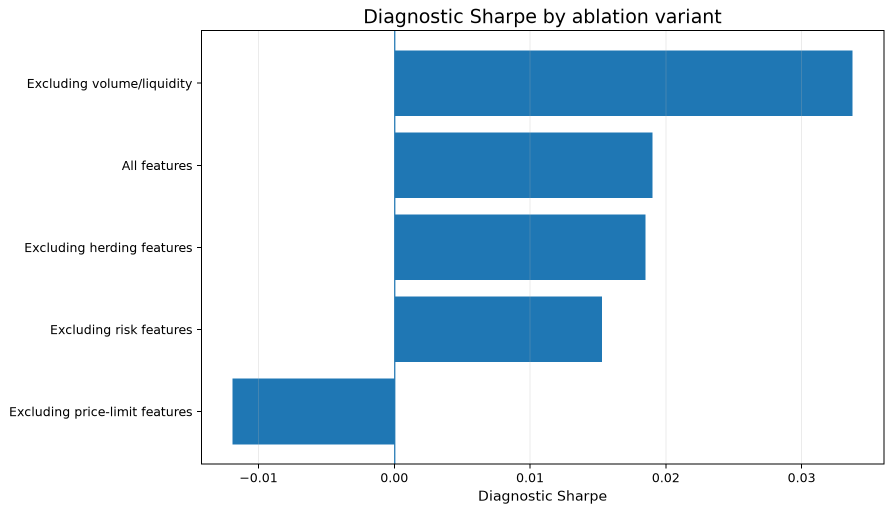
#> input picture reports/figures/ablation_diagnostic_sharpe.png, 1785 x 1026 px (shown at 1/2 size); its folder holds only this picture in this run
$ python darken_static_figures.py
#> lines starting #> are read from the running program, lines starting #| are printed output that depends on the picture; after the words box and inside, x2 and y2 are one past the last pixel; in counts of white or black regions, pixels touching at a corner belong together
from __future__ import annotations

from pathlib import Path

import numpy as np
from PIL import Image


ROOT = Path(__file__).resolve().parents[1]
FIGURES_DIR = ROOT / "reports" / "figures"


def darken_static_chart(path: Path) -> str:
    image = Image.open(path).convert("RGBA")
#> image is the input picture: PIL image 1785x1026 RGBA; mean R, G, B, A 208.5, 225.3, 237, 255
    arr = np.array(image).astype(np.uint8)

    rgb = arr[:, :, :3]
    alpha = arr[:, :, 3]
#> alpha: shape (1026, 1785); every value is 255

    r = rgb[:, :, 0].astype(float)
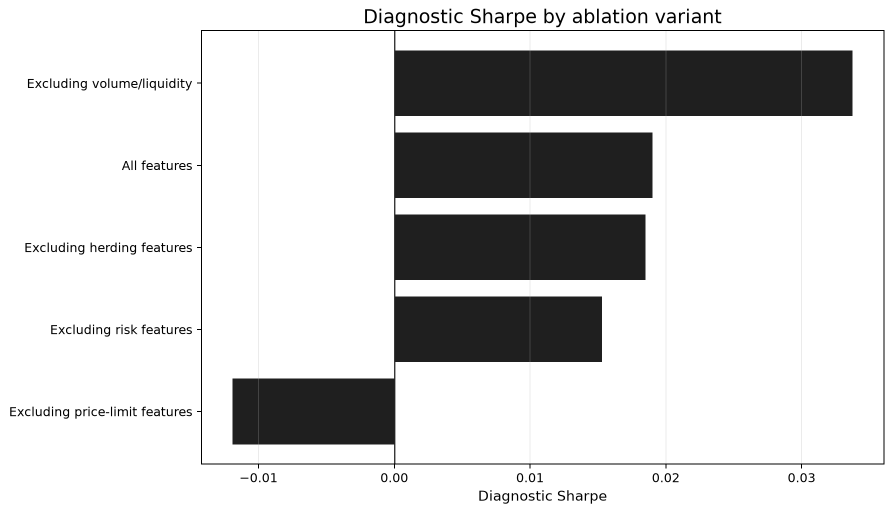
#> r: shape (1026, 1785) float64 (shown at 1/2 size); min 0, max 255, mean 208.5
    g = rgb[:, :, 1].astype(float)
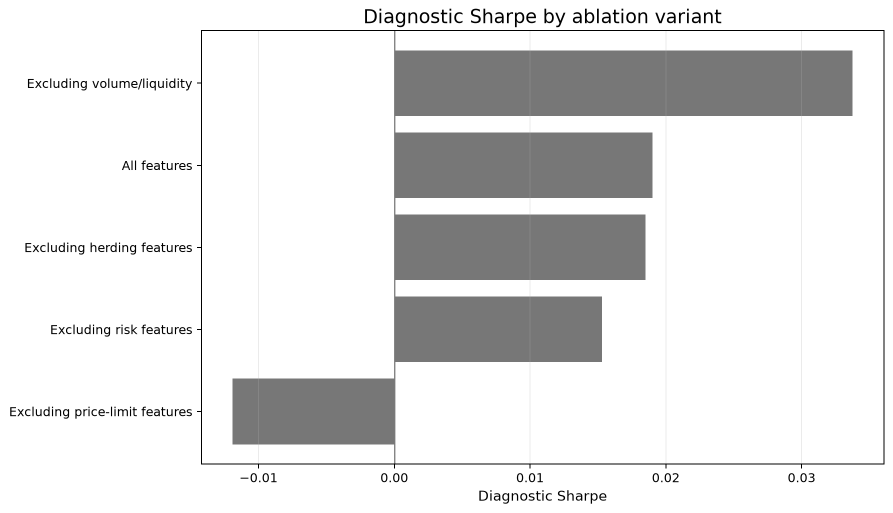
#> g: shape (1026, 1785) float64 (shown at 1/2 size); min 0, max 255, mean 225.3
    b = rgb[:, :, 2].astype(float)
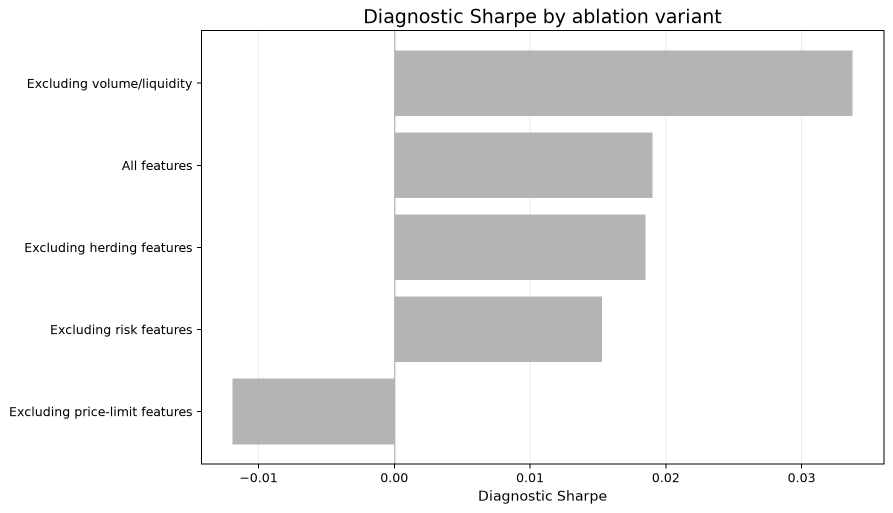
#> b: shape (1026, 1785) float64 (shown at 1/2 size); min 0, max 255, mean 237

    luma = 0.2126 * r + 0.7152 * g + 0.0722 * b
    spread = rgb.max(axis=2) - rgb.min(axis=2)
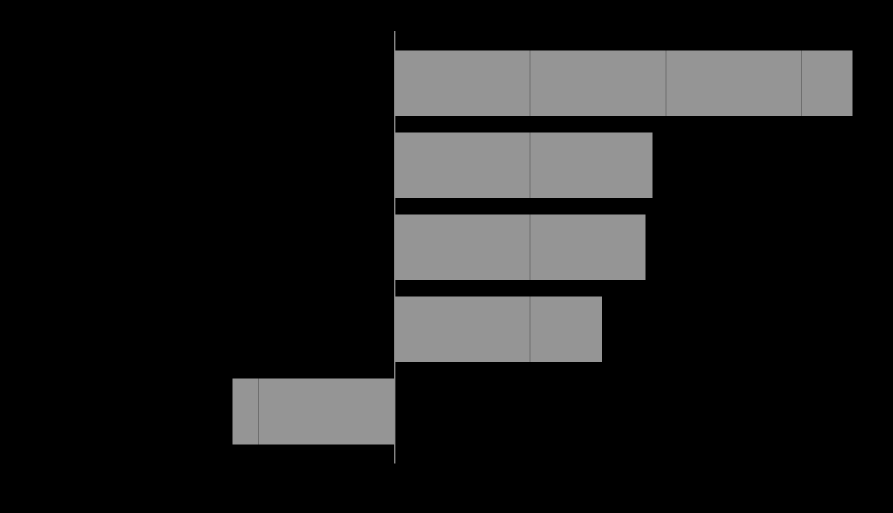
#> spread: shape (1026, 1785) (shown at 1/2 size); min 0, max 149, mean 28.6
    visible = alpha > 0
#> visible: shape (1026, 1785) bool; every value is 1

    # Convert white / light-gray figure and axes backgrounds to black.
    light_background = (luma > 175) & (spread < 85) & visible
#> light_background: shape (1026, 1785) bool; 79.3% white; 198 black regions (24 under 20 px), largest, box (x1, y1, x2, y2) and area: (394, 60, 1769, 937) 360990, (730, 18, 754, 47) 312, (791, 24, 810, 55) 277

    # Convert black / dark-gray labels, ticks, titles, and axes to off-white.
    dark_text = (luma < 95) & (spread < 95) & visible
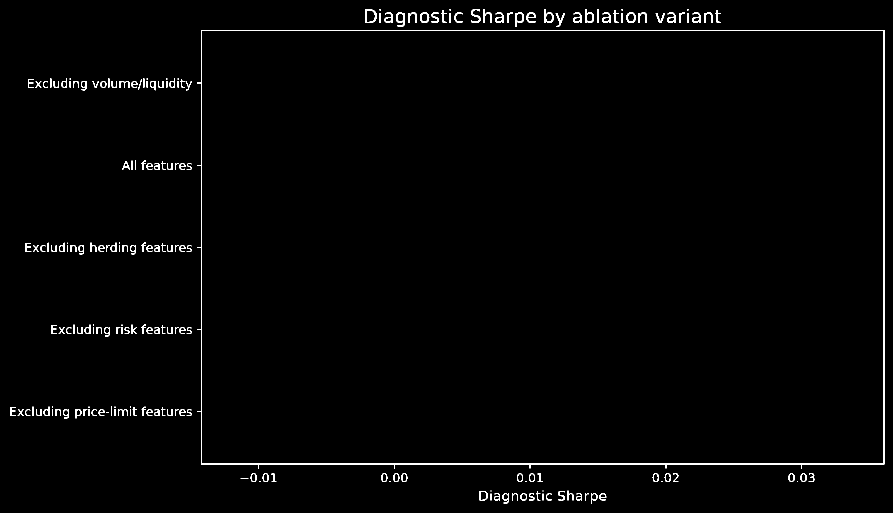
#> dark_text: shape (1026, 1785) bool (shown at 1/2 size); 1.3% white in thin lines or dots

    # Convert neutral mid-gray grid lines / spines to subtle gray.
    mid_gray = (luma >= 95) & (luma <= 175) & (spread < 55) & visible
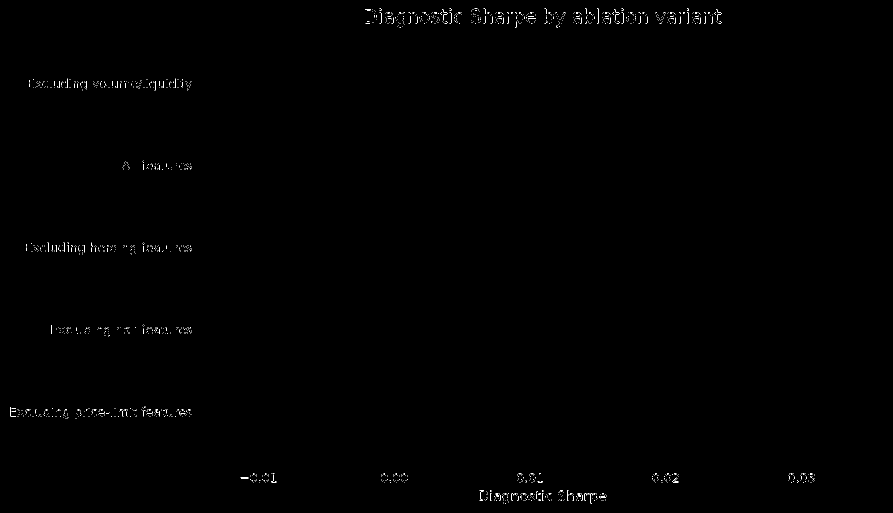
#> mid_gray: shape (1026, 1785) bool (shown at 1/2 size); 0.23% white in thin lines or dots, all inside (x1, y1, x2, y2) = (20, 17, 1629, 1008)

    rgb[light_background] = [0, 0, 0]
    rgb[dark_text] = [235, 241, 255]
    rgb[mid_gray] = [120, 132, 155]
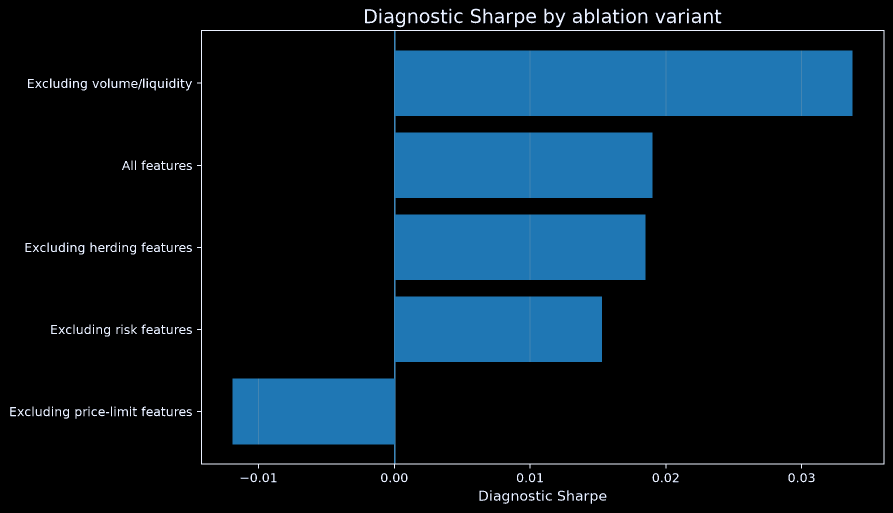
#> rgb: shape (1026, 1785, 3) (shown at 1/2 size); mean R, G, B 9.3, 26.3, 38.2

    arr[:, :, :3] = rgb

    Image.fromarray(arr, mode="RGBA").save(path)
    return "darkened"


def main() -> None:
    if not FIGURES_DIR.exists():
        raise FileNotFoundError(f"Missing figures directory: {FIGURES_DIR}")

    pngs = sorted(FIGURES_DIR.glob("*.png"))

    print()
    print("Darkening static PNG figures safely:")
    for path in pngs:
        result = darken_static_chart(path)
        print(f"- {path.name}: {result}")


if __name__ == "__main__":
    main()
